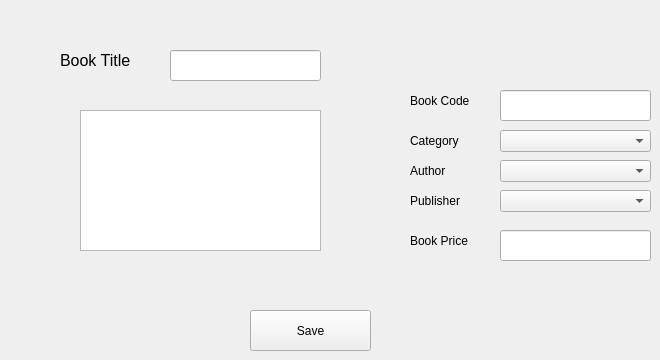
      <widget class="QWidget" name="tab_5">
       <attribute name="title">
        <string>Add New Book</string>
       </attribute>
       <widget class="QLineEdit" name="lineEdit_2">
        <property name="geometry">
         <rect>
          <x>170</x>
          <y>50</y>
          <width>151</width>
          <height>31</height>
         </rect>
        </property>
       </widget>
       <widget class="QLineEdit" name="lineEdit_3">
        <property name="geometry">
         <rect>
          <x>500</x>
          <y>90</y>
          <width>151</width>
          <height>31</height>
         </rect>
        </property>
       </widget>
       <widget class="QComboBox" name="comboBox_3">
        <property name="geometry">
         <rect>
          <x>500</x>
          <y>130</y>
          <width>151</width>
          <height>22</height>
         </rect>
        </property>
       </widget>
       <widget class="QComboBox" name="comboBox_5">
        <property name="geometry">
         <rect>
          <x>500</x>
          <y>160</y>
          <width>151</width>
          <height>22</height>
         </rect>
        </property>
       </widget>
       <widget class="QComboBox" name="comboBox_6">
        <property name="geometry">
         <rect>
          <x>500</x>
          <y>190</y>
          <width>151</width>
          <height>22</height>
         </rect>
        </property>
       </widget>
       <widget class="QLineEdit" name="lineEdit_6">
        <property name="geometry">
         <rect>
          <x>500</x>
          <y>230</y>
          <width>151</width>
          <height>31</height>
         </rect>
        </property>
       </widget>
       <widget class="QPushButton" name="pushButton_7">
        <property name="geometry">
         <rect>
          <x>250</x>
          <y>310</y>
          <width>121</width>
          <height>41</height>
         </rect>
        </property>
        <property name="text">
         <string>Save</string>
        </property>
       </widget>
       <widget class="QLabel" name="label_3">
        <property name="geometry">
         <rect>
          <x>60</x>
          <y>50</y>
          <width>71</width>
          <height>21</height>
         </rect>
        </property>
        <property name="font">
         <font>
          <pointsize>12</pointsize>
         </font>
        </property>
        <property name="text">
         <string>Book Title</string>
        </property>
       </widget>
       <widget class="QLabel" name="label_4">
        <property name="geometry">
         <rect>
          <x>410</x>
          <y>90</y>
          <width>81</width>
          <height>21</height>
         </rect>
        </property>
        <property name="text">
         <string>Book Code</string>
        </property>
       </widget>
       <widget class="QLabel" name="label_5">
        <property name="geometry">
         <rect>
          <x>410</x>
          <y>230</y>
          <width>81</width>
          <height>21</height>
         </rect>
        </property>
        <property name="text">
         <string>Book Price</string>
        </property>
       </widget>
       <widget class="QLabel" name="label_6">
        <property name="geometry">
         <rect>
          <x>410</x>
          <y>130</y>
          <width>81</width>
          <height>21</height>
         </rect>
        </property>
        <property name="text">
         <string>Category</string>
        </property>
       </widget>
       <widget class="QLabel" name="label_7">
        <property name="geometry">
         <rect>
          <x>410</x>
          <y>160</y>
          <width>81</width>
          <height>21</height>
         </rect>
        </property>
        <property name="text">
         <string>Author</string>
        </property>
       </widget>
       <widget class="QLabel" name="label_8">
        <property name="geometry">
         <rect>
          <x>410</x>
          <y>190</y>
          <width>81</width>
          <height>21</height>
         </rect>
        </property>
        <property name="text">
         <string>Publisher</string>
        </property>
       </widget>
       <widget class="QTextEdit" name="textEdit">
        <property name="geometry">
         <rect>
          <x>80</x>
          <y>110</y>
          <width>241</width>
          <height>141</height>
         </rect>
        </property>
       </widget>
      </widget>
